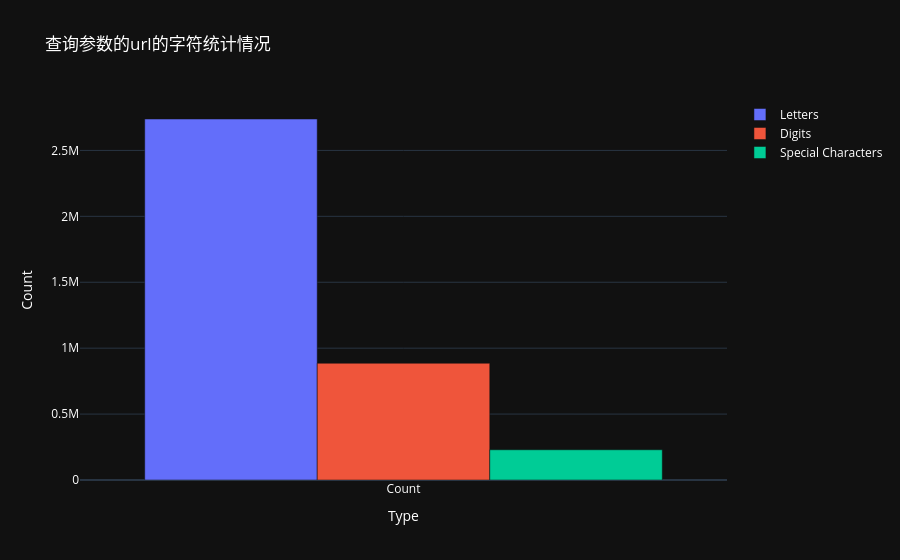

The notebook cell this image was saved under:
### Code cell
# 绘制柱状图
data_has_query = data[data["has_query"] == 1]
counts = data_has_query[['query_alpha_count', 'query_digits_count', 'query_special_char_count']].sum()

fig = go.Figure(data=[
    go.Bar(name='Letters', x=['Count'], y=[counts['query_alpha_count']]),
    go.Bar(name='Digits', x=['Count'], y=[counts['query_digits_count']]),
    go.Bar(name='Special Characters', x=['Count'], y=[counts['query_special_char_count']])
])

fig.update_layout(title='查询参数的url的字符统计情况',
                  xaxis_title='Type',
                  yaxis_title='Count',
                  barmode='group',
                  template='plotly_dark',
                  font=dict(color='white'))

fig.show()

### Figure 1 — Plotly figure (JSON) as saved in the notebook; plotly's stock layout.template omitted (floating-point values rounded to 4 significant figures)
{"data": [{"name": "Letters", "type": "bar", "x": ["Count"], "y": [2738351]}, {"name": "Digits", "type": "bar", "x": ["Count"], "y": [885695]}, {"name": "Special Characters", "type": "bar", "x": ["Count"], "y": [229270]}], "layout": {"barmode": "group", "font": {"color": "white"}, "title": {"text": "查询参数的url的字符统计情况"}, "xaxis": {"title": {"text": "Type"}}, "yaxis": {"title": {"text": "Count"}}}}
